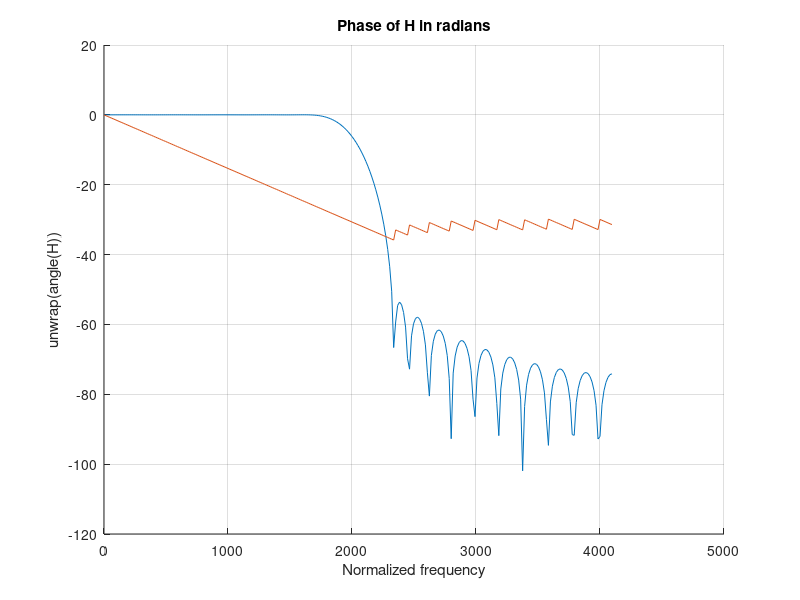

Write the MATLAB code that produced this figure.
clear
fs=8192; % Sampling rate
% Lowpass FIR filter design
M=40; % Length of FIR filter
Wn=2*2000/fs; % Normalized frequency in Matlab
%Wn=2*[20003000]/fs; % Ny frekvens, från bandpass till lågpass
% Various Window functions
%h=fir1(M,Wn,blackman(M+1));
%h=fir1(M,Wn,boxcar(M+1));
%h=fir1(M,Wn,hanning(M+1));
%h=fir1(M,Wn,hamming(M+1));
h=fir1(M,Wn,kaiser(M+1,5.0));
% Calculate frequency response of digital FIR filter
N=512;
H=fft(h,N); % FFT with zero padding
f=(0:1/N:1/2)*fs;
figure(21),clf
hold on
plot(f,20*log10(abs(H(1:N/2+1))))
plot(f,unwrap(angle(H(1:N/2+1))))
grid on
xlabel('Normalized frequency')
ylabel('unwrap(angle(H))')
title('Phase of H in radians')
hold off